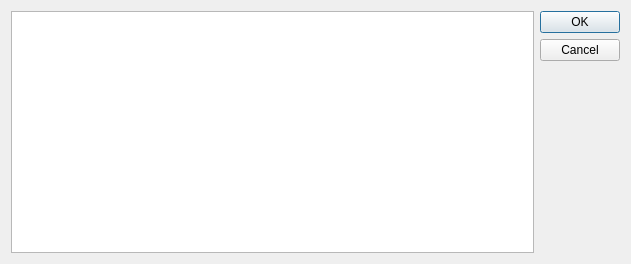
<?xml version="1.0" encoding="UTF-8"?>
<ui version="4.0">
 <class>Log</class>
 <widget class="QDialog" name="Log">
  <property name="geometry">
   <rect>
    <x>0</x>
    <y>0</y>
    <width>631</width>
    <height>264</height>
   </rect>
  </property>
  <property name="windowTitle">
   <string>Log</string>
  </property>
  <layout class="QGridLayout" name="gridLayout">
   <item row="0" column="1">
    <widget class="QDialogButtonBox" name="buttonBox">
     <property name="orientation">
      <enum>Qt::Vertical</enum>
     </property>
     <property name="standardButtons">
      <set>QDialogButtonBox::Cancel|QDialogButtonBox::Ok</set>
     </property>
    </widget>
   </item>
   <item row="0" column="0">
    <widget class="QPlainTextEdit" name="plainTextEdit">
     <property name="lineWrapMode">
      <enum>QPlainTextEdit::NoWrap</enum>
     </property>
    </widget>
   </item>
  </layout>
 </widget>
 <resources/>
 <connections>
  <connection>
   <sender>buttonBox</sender>
   <signal>accepted()</signal>
   <receiver>Log</receiver>
   <slot>accept()</slot>
   <hints>
    <hint type="sourcelabel">
     <x>248</x>
     <y>254</y>
    </hint>
    <hint type="destinationlabel">
     <x>157</x>
     <y>274</y>
    </hint>
   </hints>
  </connection>
  <connection>
   <sender>buttonBox</sender>
   <signal>rejected()</signal>
   <receiver>Log</receiver>
   <slot>reject()</slot>
   <hints>
    <hint type="sourcelabel">
     <x>316</x>
     <y>260</y>
    </hint>
    <hint type="destinationlabel">
     <x>286</x>
     <y>274</y>
    </hint>
   </hints>
  </connection>
 </connections>
</ui>
